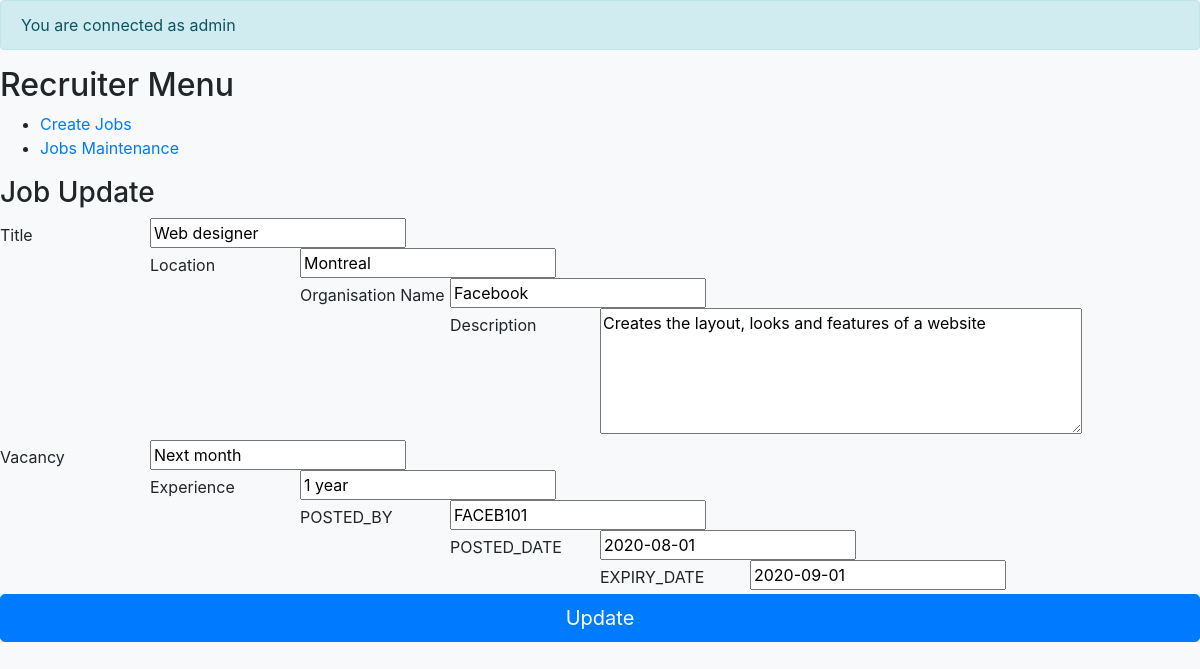
Page /Employer/update-job.php?id=3 (signed in) on the committed database.
### tables this page shows
CREATE TABLE `jobs` (
  `JOB_ID` int(11) NOT NULL AUTO_INCREMENT,
  `TITLE` varchar(250) NOT NULL,
  `LOCATION` varchar(20) NOT NULL,
  `ORGANISATION_NAME` varchar(20) NOT NULL,
  `DESCRIPTION` text NOT NULL,
  `VACANCY` varchar(20) NOT NULL,
  `EXPERIENCE` varchar(20) NOT NULL,
  `POSTED_BY` varchar(20) NOT NULL,
  `POSTED_DATE` date NOT NULL,
  `EXPIRY_DATE` date NOT NULL,
  PRIMARY KEY (`JOB_ID`)
);

### config.inc.php (called while the page is built)
<?php
$host = "localhost";
$user = "root";
$password = "root";
$dbname = "career";
try {
  $con = new PDO("mysql:host=$host;dbname=$dbname", $user, $password);
  $con->setAttribute(PDO::ATTR_ERRMODE, PDO::ERRMODE_EXCEPTION);
} catch(PDOException $e) {
  $messages['ERROR'] = "Connection failed: " . $e->getMessage();
}
function my_query($sql){
    global $con;
    try {
      if($result = $con->query($sql)){
        return $result;
      } else {
        echo '<div class="alert alert-danger" role="alert">';
        echo "<h2>SQL ERROR</h2>";
        echo "<p style='color:red;'>".$con->error."</p>
        </div>";
        return false;
      }
    } catch(PDOException $e) {
      $messages['ERROR'] = "SQL Error: " . $e->getMessage();
    }
}

### Employer/job.inc.php (the view, shortened to what this page needs)
<?php
function jobUpdate($id){
    $page = "<h3>Job Update</h3>";
    $sql = "SELECT J.* FROM jobs J WHERE JOB_ID='$id'";
    $result = my_query($sql);
    $job = $result->fetch(PDO::FETCH_ASSOC);
    $page .= '<form method="post">
    <input type="hidden" name="JOB_ID" value="'.$id.'">
    <label for="TITLE">Title</label><input type="text" name="TITLE" id="TITLE" value="'.$job['TITLE'].'" />
    <br>
    <label for="LOCATION">Location</label><input type="text" name="LOCATION" id="LOCATION" value="'.$job['LOCATION'].'"/>
    <br>
    <label for="ORGANISATION_NAME">Organisation Name</label><input type="text" name="ORGANISATION_NAME" id="ORGANISATION_NAME" value="'.$job['ORGANISATION_NAME'].'"/>
    <br>
    <label for="DESCRIPTION">Description</label><textarea name="DESCRIPTION" id="DESCRIPTION" cols="45" rows="5">'.$job['DESCRIPTION'].'</textarea>
    <br>
    <label for="VACANCY">Vacancy</label><input type="text" name="VACANCY" id="VACANCY" value="'.$job['VACANCY'].'"/>
    <br>
    <label for="EXPERIENCE">Experience</label><input type="text" name="EXPERIENCE" id="EXPERIENCE" value="'.$job['EXPERIENCE'].'"/>
    <br>
    <label for="POSTED_BY">POSTED_BY</label><input type="text" name="POSTED_BY" id="POSTED_BY" value="'.$job['POSTED_BY'].'"/>
    <br>
    <label for="POSTED_DATE">POSTED_DATE</label><input type="text" name="POSTED_DATE" id="POSTED_DATE" value="'.$job['POSTED_DATE'].'"/>
    <br>
    <label for="EXPIRY_DATE">EXPIRY_DATE</label><input type="text" name="EXPIRY_DATE" id="EXPIRY_DATE" value="'.$job['EXPIRY_DATE'].'"/>
    <br>
    <button class="btn btn-lg btn-primary btn-block" type="submit" name="cmd" value="update">Update</button>
    </form>';
    return $page;
}
?>

### style.css (style rules this page uses)
form label { float: left; width: 150px; margin-bottom: 5px; margin-top: 5px; }

### rows in the picture
jobs: TITLE "Web designer", LOCATION "Montreal", ORGANISATION_NAME "Facebook", DESCRIPTION "Creates the layout, looks and features of a website", VACANCY "Next month", EXPERIENCE "1 year", POSTED_BY "FACEB101", POSTED_DATE "2020-08-01", EXPIRY_DATE "2020-09-01"

### other values in the picture
$message "You are connected as admin"
$msg "Recruiter Menu"
